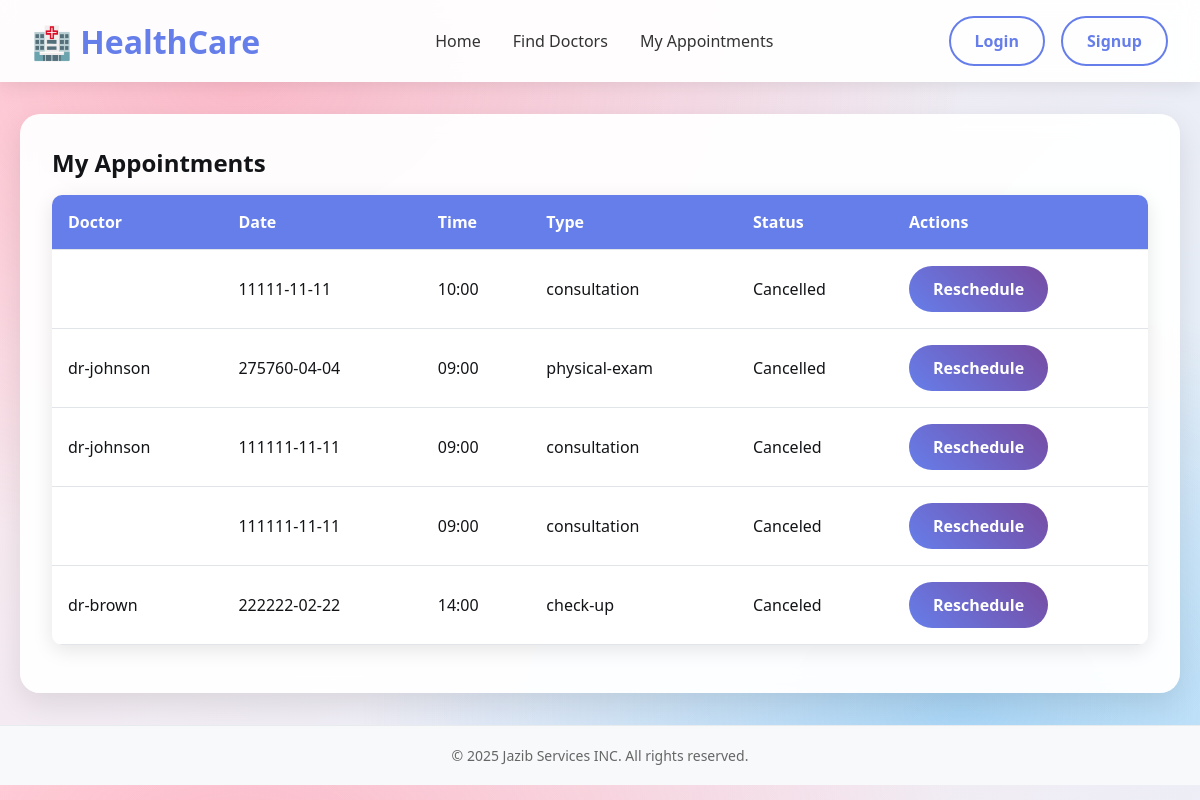
The app's page /appoinments (signed in) with its own data.
### tables this page shows
CREATE TABLE appointments (
    id INTEGER PRIMARY KEY AUTOINCREMENT,
    firstName TEXT NOT NULL,
    lastName TEXT NOT NULL,
    email TEXT NOT NULL,
    phone TEXT NOT NULL,
    dob TEXT NOT NULL,
    gender TEXT,
    address TEXT,
    appointmentDate TEXT NOT NULL,
    doctor TEXT,
    timeSlot TEXT NOT NULL,
    appointmentType TEXT NOT NULL,
    symptoms TEXT,
    medications TEXT,
    allergies TEXT,
    insurance TEXT,
    visitType TEXT,
    notes TEXT,
    consent INTEGER NOT NULL,
    reminders INTEGER
, status TEXT DEFAULT 'Pending');

### main.py (the view)
@app.get("/appoinments")
async def appoinments(request: Request):
    user_email = request.session.get("email")
    appointments = []
    if user_email:
        with sqlite3.connect("hospital.db") as conn:
            conn.row_factory = sqlite3.Row
            cursor = conn.cursor()
            cursor.execute("SELECT * FROM appointments WHERE email = ?", (user_email,))
            appointments = cursor.fetchall()
    return templates.TemplateResponse(
        "appoinments.html",
        {"request": request, "appointments": appointments}
    )

### templates/appoinments.html (shortened to what this page needs)
<!DOCTYPE html>
<html lang="en">
<head>
    <link rel="stylesheet" href="/static/style.css">
    <link rel="stylesheet" href="/static/footer.css">
</head>
<body>
    {% include "nav.html" %}
    <main class="container">
        <div id="appointments" class="page">
            <h2>My Appointments</h2>
            <table class="appointments-table">
                <thead>
                    <tr>
                        <th>Doctor</th>
                        <th>Date</th>
                        <th>Time</th>
                        <th>Type</th>
                        <th>Status</th>
                          <th>Actions</th>
                    </tr>
                </thead>
                <tbody>
                    {% for appointment in appointments %}
                    <tr>
                        <td>{{ appointment['doctor'] }}</td>
                        <td>{{ appointment['appointmentDate'] }}</td>
                        <td>{{ appointment['timeSlot'] }}</td>
                        <td>{{ appointment['appointmentType'] }}</td>
                         <td>{{ appointment['status'] }}</td>
                        <td>
                            <a href="/update_booking/{{ appointment['id'] }}" class="btn btn-primary">
                                Reschedule
                            </a>
                        </td>
                    </tr>
                    {% endfor %}
                </tbody>
            </table>
        </div>
    </main>
    {% include "footer.html" %}
</body>
</html>

### static/style.css (style rules this page uses)
* { margin: 0; padding: 0; box-sizing: border-box; }
:root { --bg-start: 255, 99, 132; --bg-end: 54, 162, 235; --card-bg: 255, 255, 255; --text: 18, 20, 23; --muted: 105, 115, 125; --ring: 99, 102, 241; --success: 34, 197, 94; --shadow: 10, 15, 25; }
body { font-family: 'Segoe UI', Tahoma, Geneva, Verdana, sans-serif; color: #333; color: rgb(var(--text)); background: radial-gradient(1200px 800px at 20% 10%, rgba(var(--bg-start), .35), transparent 60%), radial-gradient(1000px 700px at 80% 90%, rgba(var(--bg-end), .35), transparent 60%), linear-gradient(135deg, rgba(var(--bg-start), .15), rgba(var(--bg-end), .15)); }
.container { max-width: 1200px; margin: 0 auto; padding: 0 20px; }
.btn { padding: 0.75rem 1.5rem; border: none; border-radius: 25px; font-weight: 600; text-decoration: none; display: inline-block; transition: all 0.3s; cursor: pointer; }
.btn-primary { background: linear-gradient(45deg, #667eea, #764ba2); color: white; }
main { margin-top: 80px; padding: 2rem 0; }
.page { display: block; background: rgba(255, 255, 255, 0.95); backdrop-filter: blur(10px); margin: 2rem 0; padding: 2rem; border-radius: 20px; box-shadow: 0 10px 30px rgba(0, 0, 0, 0.1); }
.appointments-table { width: 100%; border-collapse: collapse; margin: 1rem 0; background: white; border-radius: 10px; overflow: hidden; box-shadow: 0 5px 20px rgba(0, 0, 0, 0.1); }
.appointments-table th, .appointments-table td { padding: 1rem; text-align: left; border-bottom: 1px solid #e1e5e9; }
.appointments-table th { background: #667eea; color: white; }

### records on screen
appointments: appointmentDate "11111-11-11", timeSlot "10:00", appointmentType "consultation", status "Cancelled"
appointments: doctor "dr-johnson", appointmentDate "275760-04-04", timeSlot "09:00", appointmentType "physical-exam", status "Cancelled"
appointments: doctor "dr-johnson", appointmentDate "111111-11-11", timeSlot "09:00", appointmentType "consultation", status "Canceled"
appointments: appointmentDate "111111-11-11", timeSlot "09:00", appointmentType "consultation", status "Canceled"
appointments: doctor "dr-brown", appointmentDate "222222-02-22", timeSlot "14:00", appointmentType "check-up", status "Canceled"
